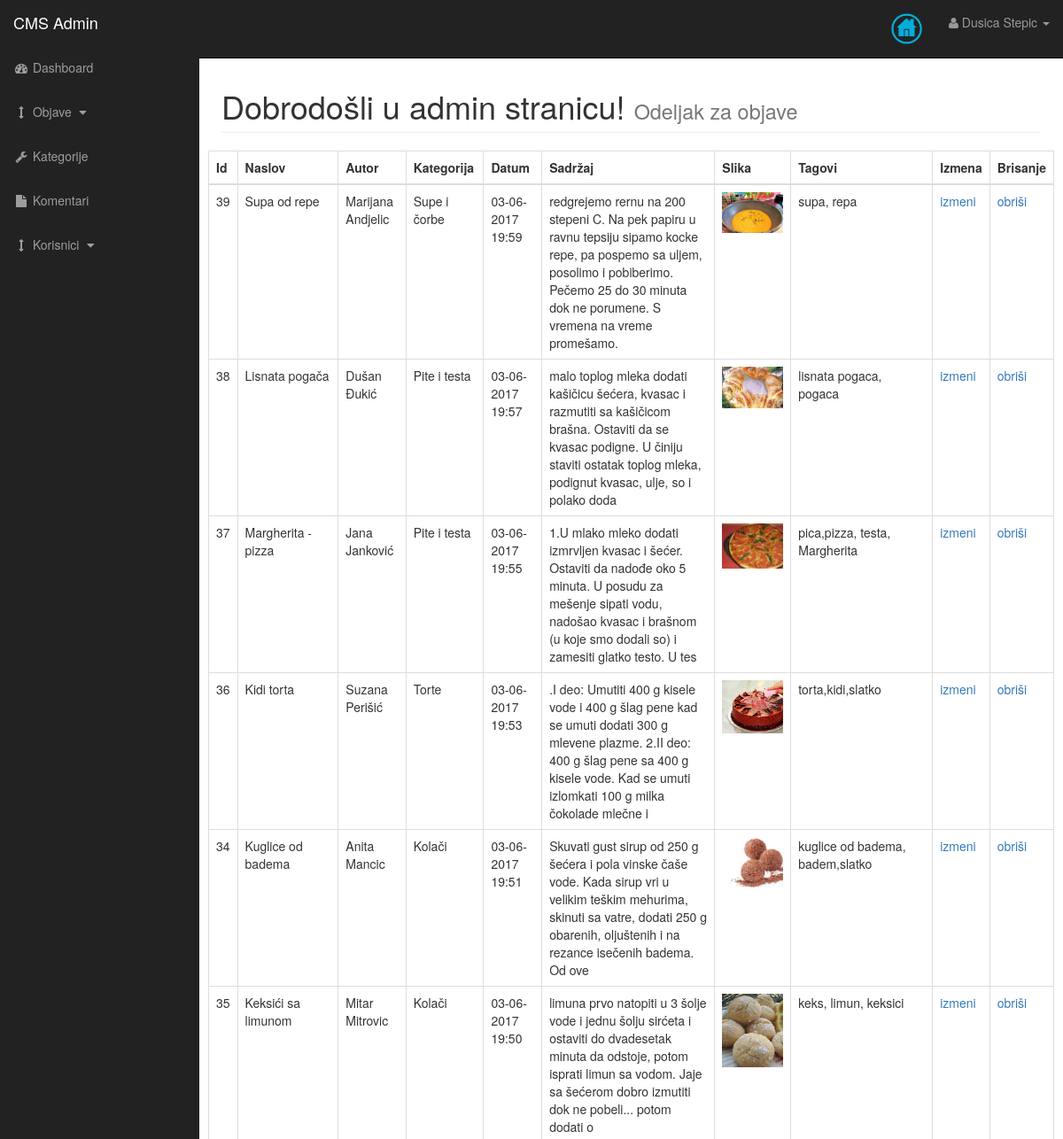
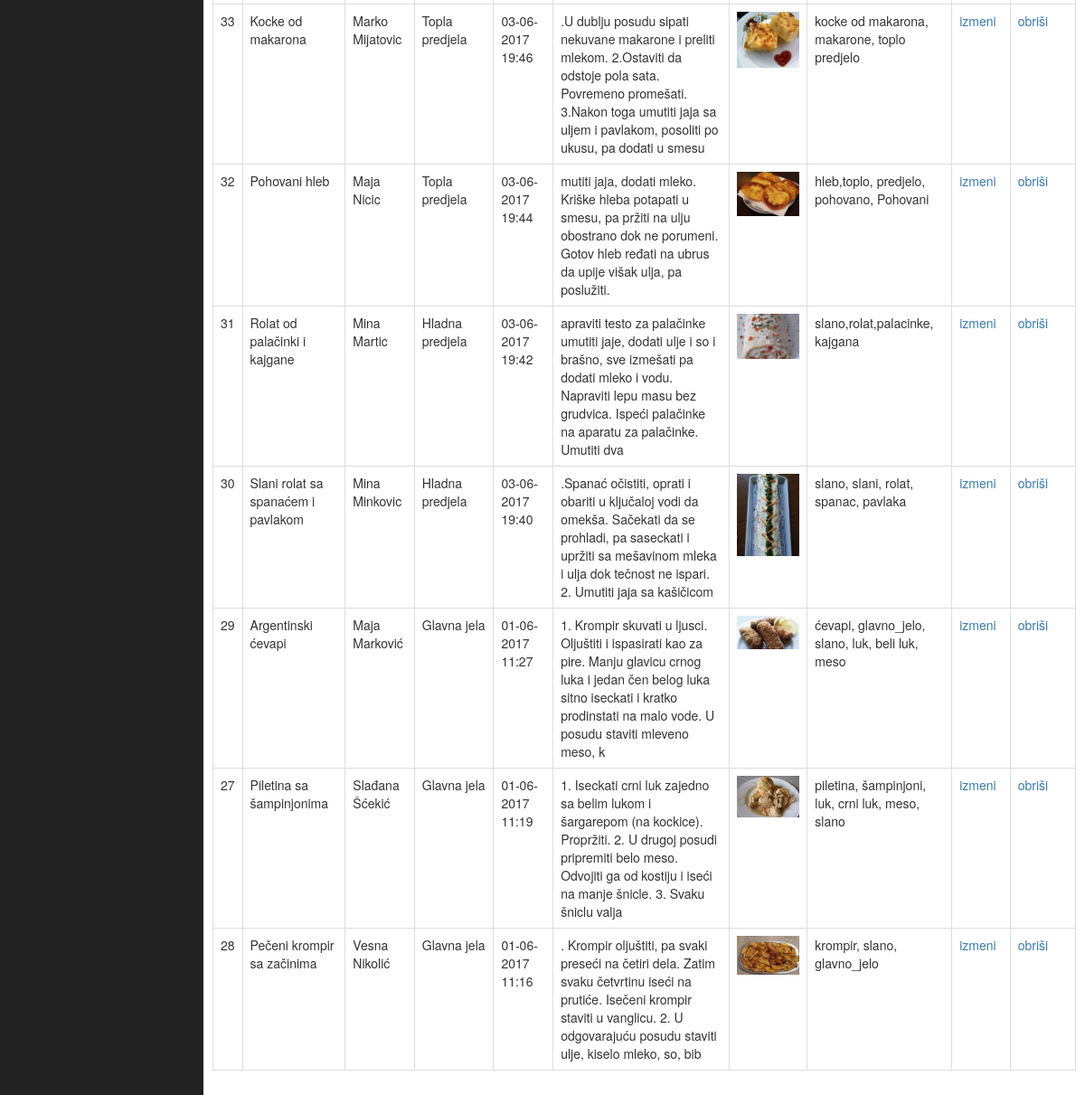
The app's page /admin/posts.php (signed in) with its own data (2 pictures, top to bottom).
### tables this page shows
CREATE TABLE `posts` (
  `post_id` int(3) NOT NULL,
  `post_title` varchar(255) NOT NULL,
  `post_cat_id` int(255) NOT NULL,
  `post_author` varchar(255) NOT NULL,
  `post_date` timestamp NULL DEFAULT CURRENT_TIMESTAMP,
  `post_image` text NOT NULL,
  `post_content` text NOT NULL,
  `post_tags` varchar(255) NOT NULL,
  `post_comment_count` int(11) NOT NULL DEFAULT '0',
  `post_status` varchar(255) NOT NULL DEFAULT 'draft'
);

CREATE TABLE `categories` (
  `cat_id` int(255) NOT NULL,
  `cat_title` varchar(255) NOT NULL
);

### admin/includes/view_all_posts.php (the view, shortened to what this page needs)
          <table class="table table-hovered table-bordered">
  <thead>
  <tr>
    <th>Id</th>
    <th>Naslov</th>
    <th>Autor</th>
    <th>Kategorija</th>
    <th>Datum</th>
    <th>Sadržaj</th>
    <th>Slika</th>
    <th>Tagovi</th>
    <th>Izmena</th>
    <th>Brisanje</th>
  </tr>
  </thead>
<?php
   $query="SELECT * FROM posts ORDER BY post_date desc";
              $result=$mysqli->query($query);
              while ($row=$result->fetch_assoc()) {
               $post_id=$row['post_id'];
               $post_title=$row['post_title'];
               $post_author=$row['post_author'];
               $post_cat_id=$row['post_cat_id'];
               $post_date=$row['post_date'];
               $post_content=$row['post_content'];
               $post_image=$row['post_image'];
               $post_tags=$row['post_tags'];
    echo "<tr>";
    echo "<td>$post_id</td>";
    echo "<td>$post_title</td>";
    echo "<td>$post_author</td>";
     $query="SELECT * from categories where cat_id=$post_cat_id";
    $res=$mysqli->query($query);
     while ($row=$res->fetch_assoc()) {
       $cat_title=$row['cat_title'];
    }
$dat=date('d-m-Y H:i', strtotime($post_date));
$content=substr($post_content, 1,200);
    echo "<td>{$cat_title}</td>";
    echo "<td> $dat </td>";
    echo "<td> $content </td>";
    echo " <td> <img width='500' class='img-responsive' src= '../images/$post_image'  alt='img' > </td>";
    echo "<td>$post_tags</td>";
    echo "<td><a href='posts.php?source=edit_post&p_id={$post_id}'> izmeni </a></td>";
    echo "<td><a href='posts.php?delete={$post_id}'> obriši </a></td>";
    echo "</tr>";
} ?>
          </table>

### admin/includes/header.php (shortened to what this page needs)
<!DOCTYPE html>
<head>
    <link href="css/bootstrap.min.css" rel="stylesheet">
    <link href="css/sb-admin.css" rel="stylesheet">
    <link href="font-awesome/css/font-awesome.min.css" rel="stylesheet" type="text/css">
</head>
 <body>

### admin/posts.php (shortened to what this page needs)
<?php include "includes/header.php" ?>
<div id="wrapper">
  <?php include "includes/navigation.php" ?>
  <div id="page-wrapper">
    <div class="container-fluid">
      <div class="row">
        <div class="col-lg-12">
          <h1 class="page-header">
          Dobrodošli u admin stranicu!
                <small> Odeljak za objave </small>
       </h1>
</div>
        <?php
if (isset($_GET['source'])) {
  $source=$_GET['source'];
 }
 else{
  $source="";
 }
switch ($source) {
  default:
   include "includes/view_all_posts.php";
    break;
}
 ?>
        </div>
      </div>
    </div>
  </div>
  <?php include "includes/footer.php" ?>

### admin/includes/navigation.php (shortened to what this page needs)
<nav class="navbar navbar-inverse navbar-fixed-top" role="navigation">
    <div class="navbar-header">
        <a class="navbar-brand" href="index.php">CMS Admin</a>
    </div>
    <ul class="nav navbar-right top-nav">
        <li><a href="../index.php"><img height="35" src="images/home.png"></a></li>
        <li class="dropdown">
            <a href="#" class="dropdown-toggle" data-toggle="dropdown"><i class="fa fa-user"></i> <?php echo $_SESSION['user_firstname']." ".$_SESSION['user_lastname']; ?> <b class="caret"></b></a>
        </li>
    </ul>
    <div class="collapse navbar-collapse navbar-ex1-collapse">
        <ul class="nav navbar-nav side-nav">
            <li>
                <a href="index.php"><i class="fa fa-fw fa-dashboard"></i> Dashboard</a>
            </li>
            <li>
                <a href="javascript:;" data-toggle="collapse" data-target="#posts_dropdown"><i class="fa fa-fw fa-arrows-v"></i> Objave <i class="fa fa-fw fa-caret-down"> </i></a>
            </li>
            <li>
                <a href="categories.php"><i class="fa fa-fw fa-wrench"></i>   Kategorije</a>
            </li>
            <li >
                <a href="comments.php"><i class="fa fa-fw fa-file"></i> Komentari  </a>
            </li>
            <li>
                <a href="javascript:;" data-toggle="collapse" data-target="#demo"><i class="fa fa-fw fa-arrows-v"></i> Korisnici <i class="fa fa-fw fa-caret-down"></i></a>
            </li>
        </ul>
    </div>
</nav>

### admin/includes/footer.php (shortened to what this page needs)
</body>
</html>

### admin/css/sb-admin.css (style rules this page uses)
body { margin-top: 100px; background-color: #222; }
@media (min-width:768px) { body { margin-top: 50px; } }
#wrapper { padding-left: 0; }
#page-wrapper { width: 100%; padding: 0; background-color: #fff; }
@media (min-width:768px) { #wrapper { padding-left: 225px; } }
@media (min-width:768px) { #page-wrapper { padding: 10px; } }
.top-nav { padding: 0 15px; }
.top-nav>li { display: inline-block; float: left; }
.top-nav>li>a { padding-top: 15px; padding-bottom: 15px; line-height: 20px; color: #999; }
@media (min-width:768px) { .side-nav { position: fixed; top: 51px; left: 225px; width: 225px; margin-left: -225px; border: none; border-radius: 0; overflow-y: auto; background-color: #222; } }
@media (min-width:768px) { .side-nav>li>a { width: 225px; } }

### records on screen
posts: post_id "39", post_title "Supa od repe", post_author "Marijana Andjelic", categories.cat_title "Supe i čorbe", post_date "03-06-2017 19:59", post_content "redgrejemo rernu na 200 stepeni C. Na pek papiru u ravnu tepsiju sipamo kocke repe, pa pospemo sa uljem, posolimo i pobiberimo. Pečemo 25 do 30 minuta dok ne porumene. S vremena na vreme promešamo.", post_image (picture), post_tags "supa, repa"
posts: post_id "38", post_title "Lisnata pogača", post_author "Dušan Đukić", categories.cat_title "Pite i testa", post_date "03-06-2017 19:57", post_content "malo toplog mleka dodati kašičicu šećera, kvasac i razmutiti sa kašičicom brašna. Ostaviti da se kvasac podigne. U činiju staviti ostatak toplog mleka, podignut kvasac, ulje, so i polako doda", post_image (picture), post_tags "lisnata pogaca, pogaca"
posts: post_id "37", post_title "Margherita - pizza", post_author "Jana Janković", categories.cat_title "Pite i testa", post_date "03-06-2017 19:55", post_content "1.U mlako mleko dodati izmrvljen kvasac i šećer. Ostaviti da nadođe oko 5 minuta. U posudu za mešenje sipati vodu, nadošao kvasac i brašnom (u koje smo dodali so) i zamesiti glatko testo. U tes", post_image (picture), post_tags "pica,pizza, testa, Margherita"
posts: post_id "36", post_title "Kidi torta", post_author "Suzana Perišić", categories.cat_title "Torte", post_date "03-06-2017 19:53", post_content ".I deo: Umutiti 400 g kisele vode i 400 g šlag pene kad se umuti dodati 300 g mlevene plazme. 2.II deo: 400 g šlag pene sa 400 g kisele vode. Kad se umuti izlomkati 100 g milka čokolade mlečne i", post_image (picture), post_tags "torta,kidi,slatko"
posts: post_id "34", post_title "Kuglice od badema", post_author "Anita Mancic", categories.cat_title "Kolači", post_date "03-06-2017 19:51", post_content "Skuvati gust sirup od 250 g šećera i pola vinske čaše vode. Kada sirup vri u velikim teškim mehurima, skinuti sa vatre, dodati 250 g obarenih, oljuštenih i na rezance isečenih badema. Od ove", post_image (picture), post_tags "kuglice od badema, badem,slatko"
posts: post_id "35", post_title "Keksići sa limunom", post_author "Mitar Mitrovic", categories.cat_title "Kolači", post_date "03-06-2017 19:50", post_content "limuna prvo natopiti u 3 šolje vode i jednu šolju sirćeta i ostaviti do dvadesetak minuta da odstoje, potom isprati limun sa vodom. Jaje sa šećerom dobro izmutiti dok ne pobeli... potom dodati o", post_image (picture), post_tags "keks, limun, keksici"
posts: post_id "33", post_title "Kocke od makarona", post_author "Marko Mijatovic", categories.cat_title "Topla predjela", post_date "03-06-2017 19:46", post_content ".U dublju posudu sipati nekuvane makarone i preliti mlekom. 2.Ostaviti da odstoje pola sata. Povremeno promešati. 3.Nakon toga umutiti jaja sa uljem i pavlakom, posoliti po ukusu, pa dodati u smesu", post_image (picture), post_tags "kocke od makarona, makarone, toplo predjelo"
posts: post_id "32", post_title "Pohovani hleb", post_author "Maja Nicic", categories.cat_title "Topla predjela", post_date "03-06-2017 19:44", post_content "mutiti jaja, dodati mleko. Kriške hleba potapati u smesu, pa pržiti na ulju obostrano dok ne porumeni. Gotov hleb ređati na ubrus da upije višak ulja, pa poslužiti.", post_image (picture), post_tags "hleb,toplo, predjelo, pohovano, Pohovani"
posts: post_id "31", post_title "Rolat od palačinki i kajgane", post_author "Mina Martic", categories.cat_title "Hladna predjela", post_date "03-06-2017 19:42", post_content "apraviti testo za palačinke umutiti jaje, dodati ulje i so i brašno, sve izmešati pa dodati mleko i vodu. Napraviti lepu masu bez grudvica. Ispeći palačinke na aparatu za palačinke. Umutiti dva", post_image (picture), post_tags "slano,rolat,palacinke, kajgana"
posts: post_id "30", post_title "Slani rolat sa spanaćem i pavlakom", post_author "Mina Minkovic", categories.cat_title "Hladna predjela", post_date "03-06-2017 19:40", post_content ".Spanać očistiti, oprati i obariti u ključaloj vodi da omekša. Sačekati da se prohladi, pa saseckati i upržiti sa mešavinom mleka i ulja dok tečnost ne ispari. 2. Umutiti jaja sa kašičicom", post_image (picture), post_tags "slano, slani, rolat, spanac, pavlaka"
posts: post_id "29", post_title "Argentinski ćevapi", post_author "Maja Marković", categories.cat_title "Glavna jela", post_date "01-06-2017 11:27", post_content "1. Krompir skuvati u ljusci. Oljuštiti i ispasirati kao za pire. Manju glavicu crnog luka i jedan čen belog luka sitno iseckati i kratko prodinstati na malo vode. U posudu staviti mleveno meso, k", post_image (picture), post_tags "ćevapi, glavno_jelo, slano, luk, beli luk, meso"
posts: post_id "27", post_title "Piletina sa šampinjonima", post_author "Slađana Šćekić", categories.cat_title "Glavna jela", post_date "01-06-2017 11:19", post_content "1. Iseckati crni luk zajedno sa belim lukom i šargarepom (na kockice). Propržiti. 2. U drugoj posudi pripremiti belo meso. Odvojiti ga od kostiju i iseći na manje šnicle. 3. Svaku šniclu valja", post_image (picture), post_tags "piletina, šampinjoni, luk, crni luk, meso, slano"
posts: post_id "28", post_title "Pečeni krompir sa začinima", post_author "Vesna Nikolić", categories.cat_title "Glavna jela", post_date "01-06-2017 11:16", post_content ". Krompir oljuštiti, pa svaki preseći na četiri dela. Zatim svaku četvrtinu iseći na prutiće. Isečeni krompir staviti u vanglicu. 2. U odgovarajuću posudu staviti ulje, kiselo mleko, so, bib", post_image (picture), post_tags "krompir, slano, glavno_jelo"

### other values on screen
$_SESSION['user_firstname'] "Dusica"
$_SESSION['user_lastname'] "Stepic"
